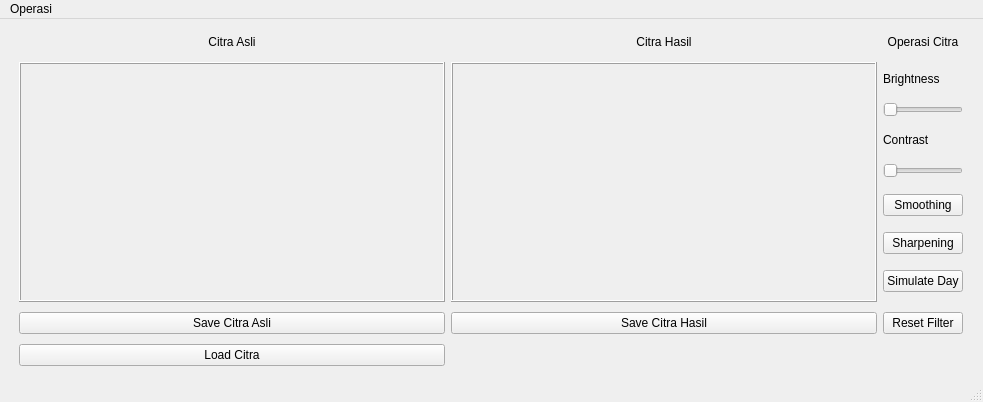
<?xml version="1.0" encoding="UTF-8"?>
<ui version="4.0">
 <class>MainWindow</class>
 <widget class="QMainWindow" name="MainWindow">
  <property name="geometry">
   <rect>
    <x>0</x>
    <y>0</y>
    <width>983</width>
    <height>402</height>
   </rect>
  </property>
  <property name="sizePolicy">
   <sizepolicy hsizetype="Fixed" vsizetype="Fixed">
    <horstretch>0</horstretch>
    <verstretch>0</verstretch>
   </sizepolicy>
  </property>
  <property name="windowTitle">
   <string>MainWindow</string>
  </property>
  <widget class="QWidget" name="centralwidget">
   <layout class="QGridLayout" name="gridLayout">
    <item row="4" column="2">
     <widget class="QPushButton" name="button_SaveCitraHasil">
      <property name="text">
       <string>Save Citra Hasil</string>
      </property>
     </widget>
    </item>
    <item row="4" column="3">
     <widget class="QPushButton" name="button_ResetFilter">
      <property name="text">
       <string>Reset Filter</string>
      </property>
     </widget>
    </item>
    <item row="0" column="0">
     <spacer name="horizontalSpacer">
      <property name="orientation">
       <enum>Qt::Horizontal</enum>
      </property>
      <property name="sizeHint" stdset="0">
       <size>
        <width>40</width>
        <height>20</height>
       </size>
      </property>
     </spacer>
    </item>
    <item row="1" column="2">
     <widget class="QLabel" name="citra_hasil">
      <property name="sizePolicy">
       <sizepolicy hsizetype="Fixed" vsizetype="Fixed">
        <horstretch>0</horstretch>
        <verstretch>0</verstretch>
       </sizepolicy>
      </property>
      <property name="minimumSize">
       <size>
        <width>426</width>
        <height>240</height>
       </size>
      </property>
      <property name="maximumSize">
       <size>
        <width>426</width>
        <height>240</height>
       </size>
      </property>
      <property name="frameShape">
       <enum>QFrame::Box</enum>
      </property>
      <property name="frameShadow">
       <enum>QFrame::Raised</enum>
      </property>
      <property name="text">
       <string/>
      </property>
     </widget>
    </item>
    <item row="1" column="3">
     <layout class="QVBoxLayout" name="verticalLayout" stretch="0,0,0,0,0,0,0">
      <property name="spacing">
       <number>6</number>
      </property>
      <item>
       <widget class="QLabel" name="label_4">
        <property name="sizePolicy">
         <sizepolicy hsizetype="Preferred" vsizetype="Fixed">
          <horstretch>0</horstretch>
          <verstretch>0</verstretch>
         </sizepolicy>
        </property>
        <property name="text">
         <string>Brightness</string>
        </property>
       </widget>
      </item>
      <item>
       <widget class="QSlider" name="slider_brightness">
        <property name="orientation">
         <enum>Qt::Horizontal</enum>
        </property>
       </widget>
      </item>
      <item>
       <widget class="QLabel" name="label_5">
        <property name="sizePolicy">
         <sizepolicy hsizetype="Preferred" vsizetype="Fixed">
          <horstretch>0</horstretch>
          <verstretch>0</verstretch>
         </sizepolicy>
        </property>
        <property name="text">
         <string>Contrast</string>
        </property>
       </widget>
      </item>
      <item>
       <widget class="QSlider" name="slider_contrast">
        <property name="orientation">
         <enum>Qt::Horizontal</enum>
        </property>
       </widget>
      </item>
      <item>
       <widget class="QPushButton" name="button_Smoothing">
        <property name="text">
         <string>Smoothing</string>
        </property>
       </widget>
      </item>
      <item>
       <widget class="QPushButton" name="button_Sharpening">
        <property name="text">
         <string>Sharpening</string>
        </property>
       </widget>
      </item>
      <item>
       <widget class="QPushButton" name="button_simulateDay">
        <property name="text">
         <string>Simulate Day</string>
        </property>
       </widget>
      </item>
     </layout>
    </item>
    <item row="0" column="1">
     <widget class="QLabel" name="label_2">
      <property name="maximumSize">
       <size>
        <width>16777215</width>
        <height>16777215</height>
       </size>
      </property>
      <property name="baseSize">
       <size>
        <width>0</width>
        <height>0</height>
       </size>
      </property>
      <property name="text">
       <string>Citra Asli</string>
      </property>
      <property name="alignment">
       <set>Qt::AlignCenter</set>
      </property>
     </widget>
    </item>
    <item row="0" column="4">
     <spacer name="horizontalSpacer_2">
      <property name="orientation">
       <enum>Qt::Horizontal</enum>
      </property>
      <property name="sizeHint" stdset="0">
       <size>
        <width>40</width>
        <height>20</height>
       </size>
      </property>
     </spacer>
    </item>
    <item row="0" column="3">
     <widget class="QLabel" name="label">
      <property name="text">
       <string>Operasi Citra</string>
      </property>
      <property name="alignment">
       <set>Qt::AlignCenter</set>
      </property>
     </widget>
    </item>
    <item row="5" column="1">
     <widget class="QPushButton" name="button_LoadCitraAsli">
      <property name="text">
       <string>Load Citra</string>
      </property>
     </widget>
    </item>
    <item row="1" column="1">
     <widget class="QLabel" name="citra_Asli">
      <property name="sizePolicy">
       <sizepolicy hsizetype="Fixed" vsizetype="Fixed">
        <horstretch>0</horstretch>
        <verstretch>0</verstretch>
       </sizepolicy>
      </property>
      <property name="minimumSize">
       <size>
        <width>426</width>
        <height>240</height>
       </size>
      </property>
      <property name="maximumSize">
       <size>
        <width>426</width>
        <height>240</height>
       </size>
      </property>
      <property name="frameShape">
       <enum>QFrame::Box</enum>
      </property>
      <property name="frameShadow">
       <enum>QFrame::Raised</enum>
      </property>
      <property name="text">
       <string/>
      </property>
     </widget>
    </item>
    <item row="0" column="2">
     <widget class="QLabel" name="label_3">
      <property name="sizePolicy">
       <sizepolicy hsizetype="Preferred" vsizetype="Fixed">
        <horstretch>0</horstretch>
        <verstretch>0</verstretch>
       </sizepolicy>
      </property>
      <property name="maximumSize">
       <size>
        <width>16777215</width>
        <height>16777215</height>
       </size>
      </property>
      <property name="baseSize">
       <size>
        <width>0</width>
        <height>0</height>
       </size>
      </property>
      <property name="text">
       <string>Citra Hasil</string>
      </property>
      <property name="alignment">
       <set>Qt::AlignCenter</set>
      </property>
     </widget>
    </item>
    <item row="4" column="1">
     <widget class="QPushButton" name="button_SaveCitraAsli">
      <property name="text">
       <string>Save Citra Asli</string>
      </property>
     </widget>
    </item>
   </layout>
  </widget>
  <widget class="QMenuBar" name="menubar">
   <property name="geometry">
    <rect>
     <x>0</x>
     <y>0</y>
     <width>983</width>
     <height>21</height>
    </rect>
   </property>
   <widget class="QMenu" name="menuGrayscale">
    <property name="title">
     <string>Operasi</string>
    </property>
    <addaction name="separator"/>
    <addaction name="action_Grayscale"/>
    <addaction name="action_Biner"/>
    <addaction name="actionEqualization"/>
   </widget>
   <addaction name="menuGrayscale"/>
  </widget>
  <widget class="QStatusBar" name="statusbar"/>
  <action name="action_Grayscale">
   <property name="text">
    <string>Grayscale</string>
   </property>
  </action>
  <action name="action_Biner">
   <property name="text">
    <string>Biner</string>
   </property>
  </action>
  <action name="actionSharpening">
   <property name="text">
    <string>Sharpening</string>
   </property>
  </action>
  <action name="actionEqualization">
   <property name="text">
    <string>Equalization</string>
   </property>
  </action>
 </widget>
 <resources/>
 <connections/>
</ui>
